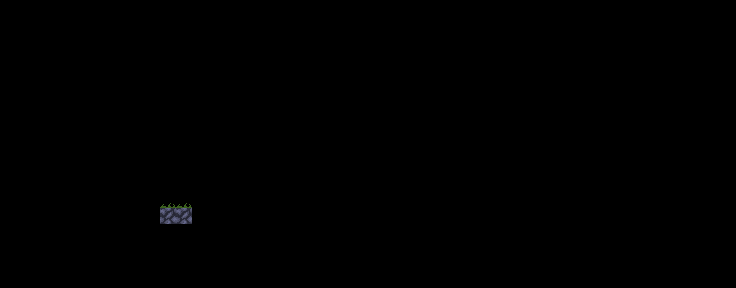

Rendered tile map (Tiled .tmx) drawn with the repository's tilesets; below, a short description and the full map source, tile grids included:
An orthogonal 46x18 tile map with 16x16 px tiles, 1 tile layer (Tile Layer 1).

<map version="1.5" tiledversion="1.7.2" orientation="orthogonal" renderorder="right-down" width="46" height="18" tilewidth="16" tileheight="16" infinite="0" nextlayerid="2" nextobjectid="1">
 <tileset firstgid="1" name="StoneTileset-extruded" tilewidth="16" tileheight="16" spacing="2" margin="1" tilecount="25" columns="5">
  <image source="../tilesets/StoneTileset-extruded.png" width="90" height="90" />
 </tileset>
 <layer id="1" name="Tile Layer 1" width="46" height="18">
  <data encoding="csv">
0,0,0,0,0,0,0,0,0,0,0,0,0,0,0,0,0,0,0,0,0,0,0,0,0,0,0,0,0,0,0,0,0,0,0,0,0,0,0,0,0,0,0,0,0,0,
0,0,0,0,0,0,0,0,0,0,0,0,0,0,0,0,0,0,0,0,0,0,0,0,0,0,0,0,0,0,0,0,0,0,0,0,0,0,0,0,0,0,0,0,0,0,
0,0,0,0,0,0,0,0,0,0,0,0,0,0,0,0,0,0,0,0,0,0,0,0,0,0,0,0,0,0,0,0,0,0,0,0,0,0,0,0,0,0,0,0,0,0,
0,0,0,0,0,0,0,0,0,0,0,0,0,0,0,0,0,0,0,0,0,0,0,0,0,0,0,0,0,0,0,0,0,0,0,0,0,0,0,0,0,0,0,0,0,0,
0,0,0,0,0,0,0,0,0,0,0,0,0,0,0,0,0,0,0,0,0,0,0,0,0,0,0,0,0,0,0,0,0,0,0,0,0,0,0,0,0,0,0,0,0,0,
0,0,0,0,0,0,0,0,0,0,0,0,0,0,0,0,0,0,0,0,0,0,0,0,0,0,0,0,0,0,0,0,0,0,0,0,0,0,0,0,0,0,0,0,0,0,
0,0,0,0,0,0,0,0,0,0,0,0,0,0,0,0,0,0,0,0,0,0,0,0,0,0,0,0,0,0,0,0,0,0,0,0,0,0,0,0,0,0,0,0,0,0,
0,0,0,0,0,0,0,0,0,0,0,0,0,0,0,0,0,0,0,0,0,0,0,0,0,0,0,0,0,0,0,0,0,0,0,0,0,0,0,0,0,0,0,0,0,0,
0,0,0,0,0,0,0,0,0,0,0,0,0,0,0,0,0,0,0,0,0,0,0,0,0,0,0,0,0,0,0,0,0,0,0,0,0,0,0,0,0,0,0,0,0,0,
0,0,0,0,0,0,0,0,0,0,0,0,0,0,0,0,0,0,0,0,0,0,0,0,0,0,0,0,0,0,0,0,0,0,0,0,0,0,0,0,0,0,0,0,0,0,
0,0,0,0,0,0,0,0,0,0,0,0,0,0,0,0,0,0,0,0,0,0,0,0,0,0,0,0,0,0,0,0,0,0,0,0,0,0,0,0,0,0,0,0,0,0,
0,0,0,0,0,0,0,0,0,0,0,0,0,0,0,0,0,0,0,0,0,0,0,0,0,0,0,0,0,0,0,0,0,0,0,0,0,0,0,0,0,0,0,0,0,0,
0,0,0,0,0,0,0,0,0,0,1,1,0,0,0,0,0,0,0,0,0,0,0,0,0,0,0,0,0,0,0,0,0,0,0,0,0,0,0,0,0,0,0,0,0,0,
0,0,0,0,0,0,0,0,0,0,5,5,0,0,0,0,0,0,0,0,0,0,0,0,0,0,0,0,0,0,0,0,0,0,0,0,0,0,0,0,0,0,0,0,0,0,
0,0,0,0,0,0,0,0,0,0,0,0,0,0,0,0,0,0,0,0,0,0,0,0,0,0,0,0,0,0,0,0,0,0,0,0,0,0,0,0,0,0,0,0,0,0,
0,0,0,0,0,0,0,0,0,0,0,0,0,0,0,0,0,0,0,0,0,0,0,0,0,0,0,0,0,0,0,0,0,0,0,0,0,0,0,0,0,0,0,0,0,0,
0,0,0,0,0,0,0,0,0,0,0,0,0,0,0,0,0,0,0,0,0,0,0,0,0,0,0,0,0,0,0,0,0,0,0,0,0,0,0,0,0,0,0,0,0,0,
0,0,0,0,0,0,0,0,0,0,0,0,0,0,0,0,0,0,0,0,0,0,0,0,0,0,0,0,0,0,0,0,0,0,0,0,0,0,0,0,0,0,0,0,0,0
</data>
 </layer>
</map>
